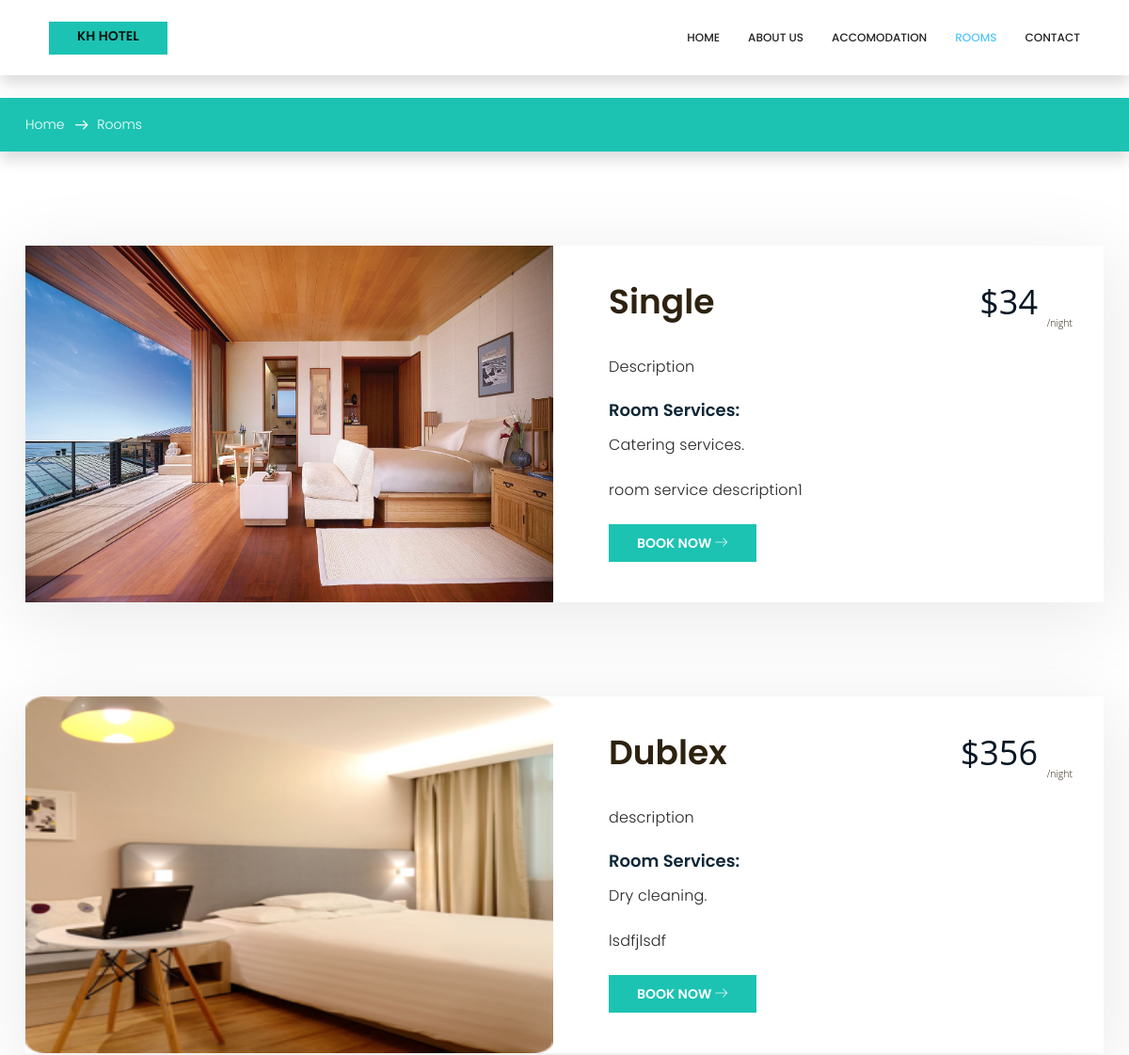
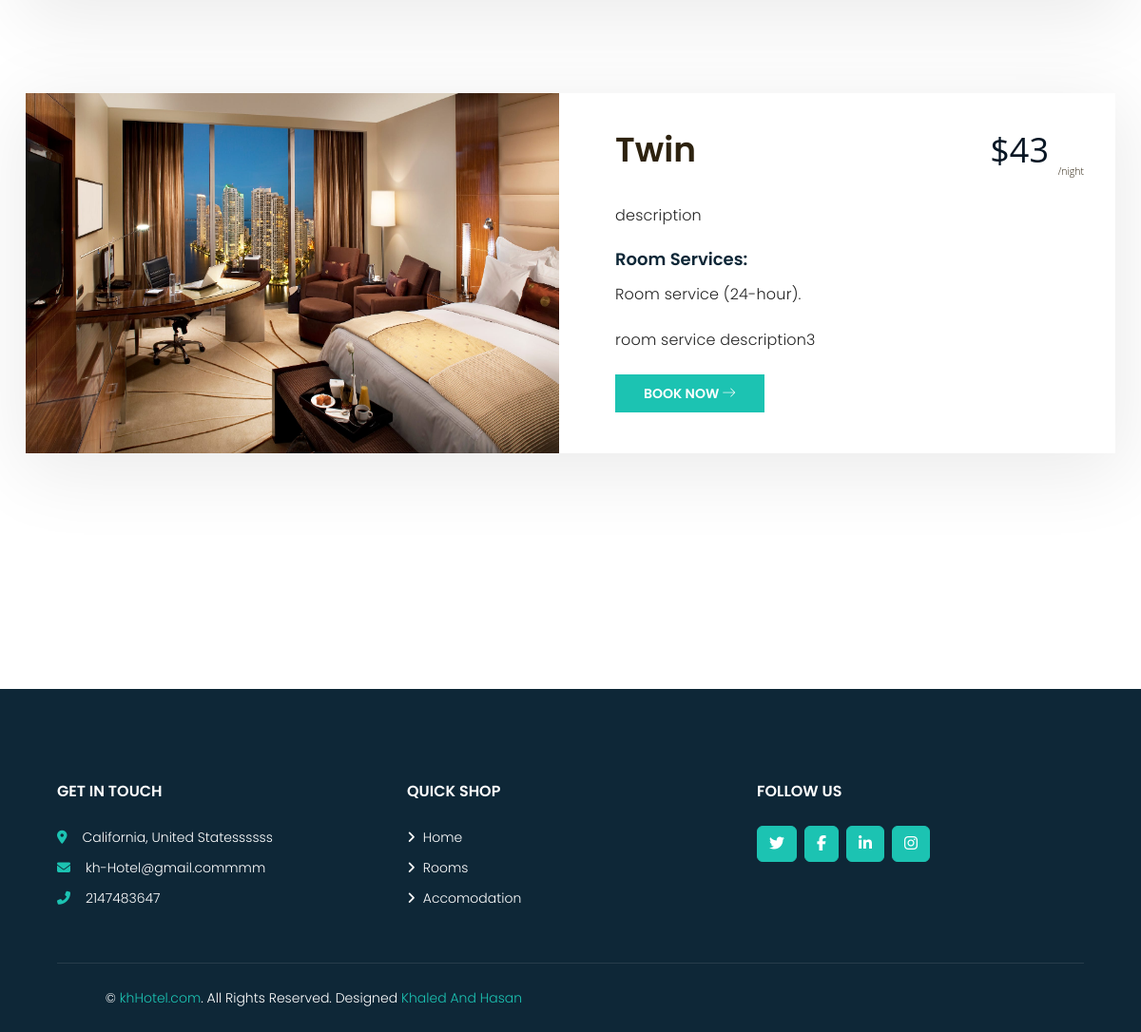
/hotel/rooms.php, run on the app's committed database (2 pictures, top to bottom).
### tables this page shows
CREATE TABLE `rooms` (
  `room_id` int(10) UNSIGNED NOT NULL,
  `room_name` varchar(255) NOT NULL,
  `room_image` varchar(255) NOT NULL,
  `room_number` int(11) NOT NULL,
  `room_type` varchar(255) NOT NULL,
  `price_per_night` int(11) NOT NULL,
  `room_description` varchar(255) NOT NULL
);

CREATE TABLE `services` (
  `service_id` int(10) UNSIGNED NOT NULL,
  `room_id` int(10) UNSIGNED NOT NULL,
  `service_name` varchar(255) NOT NULL,
  `service_description` varchar(255) NOT NULL,
  `service_price` int(11) NOT NULL
);

CREATE TABLE `footer` (
  `footer_id` int(10) UNSIGNED NOT NULL,
  `address` varchar(255) NOT NULL,
  `email` varchar(255) NOT NULL,
  `phone_number` int(25) NOT NULL
);

### hotel/rooms.php (the view, shortened to what this page needs)
<?php
require('common/header.php');
?>
<?php
require('../connect.php');
$sql = "SELECT rooms.*, room_status.*,services.* FROM rooms INNER JOIN room_status ON rooms.room_id = room_status.room_id INNER JOIN services ON rooms.room_id=services.room_id";
$result = $conn->query($sql);
$rooms = $result->fetch_all(MYSQLI_ASSOC);
$sql_footer = "SELECT * from footer";
$result_footer = $conn->query($sql_footer);
$footer = $result_footer->fetch_all(MYSQLI_ASSOC);
?>
<body>
    <?php require('common/navbar.php'); ?>
    <section class="breadcrumb_area mt-4 shadow">
        <div class="container">
            <ol class="breadcrumb mt-3">
                <li><a href="index.php">Home</a></li>
                <li class="active">Rooms</li>
            </ol>
        </div>
    </section>
    <section class="room-section spad">
        <div class="container">
            <?php foreach ($rooms as $k => $room) { ?>
                <div class="rooms-page-item">
                    <div class="row">
                        <div class="col-lg-6">
                            <div class="room-pic-slider ">
                                <div class="single-room-pic" style="border-radius: 0px ;">
                                    <img src="image/rooms/<?php echo $room['room_image'] ?>" width="100%" alt="">
                                </div>
                            </div>
                        </div>
                        <div class="col-lg-6">
                            <div class="room-text">
                                <div class="room-title">
                                    <h2><?php echo $room['room_type'] ?></h2>
                                    <div class="room-price">
                                        <h2>$<?php echo $room['price_per_night'] ?></h2>
                                        <sub>/night</sub>
                                    </div>
                                </div>
                                <div class="room-desc">
                                    <p><?php echo $room['room_description'] ?></p>
                                    <h4>Room Services:</h4>
                                    <p>
                                        <?php echo $room['service_name'] ?>.
                                    </p>
                                    <p>
                                        <?php echo $room['service_description'] ?>
                                    </p>
                                </div>
                                <a href="book.php?room_id=<?php echo $room['room_id']  ?>" class="btn theme_btn button_hover">Book Now <i class="lnr lnr-arrow-right"></i></a>
                            </div>
                        </div>
                    </div>
                </div>
            <?php } ?>
        </div>
    </section>
    <?php require('common/footer.php'); ?>
</body>
</html>

### hotel/common/header.php (shortened to what this page needs)
<!doctype html>
<html lang="en">
<head>
    <link rel="stylesheet" href="css/bootstrap.css">
    <link rel="stylesheet" href="css/bootStrap5.css">
    <link rel="stylesheet" href="vendors/linericon/style.css">
    <link rel="stylesheet" href="css/font-awesome.min.css">
    <link rel="stylesheet" href="vendors/owl-carousel/owl.carousel.min.css">
    <link rel="stylesheet" href="vendors/bootstrap-datepicker/bootstrap-datetimepicker.min.css">
    <link rel="stylesheet" href="vendors/nice-select/css/nice-select.css">
    <link rel="stylesheet" href="vendors/owl-carousel/owl.carousel.min.css">
    <link rel="stylesheet" href="css/style.css">
    <link rel="stylesheet" href="css/responsive.css">
    <link rel="stylesheet" href="css/owl.carousel.min.css">
    <link rel="stylesheet" href="https://cdnjs.cloudflare.com/ajax/libs/font-awesome/6.5.1/css/all.min.css" />
</head>

### hotel/common/navbar.php (shortened to what this page needs)
<header class="header_area shadow">
    <div class="container">
        <nav class="navbar navbar-expand-lg navbar-light">
            <a class="navbar-brand logo_h theme_btn" href="index.php">KH HOTEL</a>
            <div class="collapse navbar-collapse offset" id="navbarSupportedContent">
                <ul class="nav navbar-nav menu_nav ml-auto">
                    <li class="nav-item <?php echo basename($_SERVER['PHP_SELF']) == 'index.php' ? 'active' : ''; ?> "><a class="nav-link" href="index.php">Home</a></li>
                    <li class="nav-item <?php echo basename($_SERVER['PHP_SELF']) == 'about.php' ? 'active' : ''; ?> "><a class="nav-link" href="about.php">About us</a></li>
                    <li class="nav-item <?php echo basename($_SERVER['PHP_SELF']) == 'accomodation.php' ? 'active' : ''; ?> "><a class="nav-link" href="accomodation.php">Accomodation</a></li>
                    <li class="nav-item <?php echo basename($_SERVER['PHP_SELF']) == 'rooms.php' ? 'active' : ''; ?> "><a class="nav-link" href="rooms.php">Rooms</a></li>
                    <li class="nav-item <?php echo basename($_SERVER['PHP_SELF']) == 'contact.php' ? 'active' : ''; ?> "><a class="nav-link" href="contact.php">Contact</a></li>
                </ul>
            </div>
        </nav>
    </div>
</header>

### hotel/common/footer.php
<div class="container-fluid  mt-5 pt-5" style="background-color: #0e2737;">
    <div class="row px-xl-5 pt-5">
        <div class="col-lg-4 col-md-12 mb-5 pr-3 pr-xl-5" style="color: white !important;">
            <h5 class=" text-uppercase mb-4">Get In Touch</h5>
            <p class="mb-2"><i class="fa fa-map-marker-alt text-primary mr-3"></i><?php echo $footer[0]['address'] ?></p>
            <p class="mb-2"><i class="fa fa-envelope text-primary mr-3"></i><?php echo $footer[0]['email'] ?></p>
            <p class="mb-0"><i class="fa fa-phone-alt text-primary mr-3"></i><?php echo $footer[0]['phone_number'] ?></p>
        </div>
        <div class="col-lg-4 col-md-4 mb-5" style="color: white !important;">
            <h5 class="text-white text-uppercase mb-4">Quick Shop</h5>
            <div class="d-flex flex-column justify-content-start">
                <a class="text-white mb-2" href="index.php"><i class="fa fa-angle-right mr-2"></i>Home</a>
                <a class="text-white mb-2" href="rooms.php"><i class="fa fa-angle-right mr-2"></i>Rooms</a>
                <a class="text-white mb-2" href="accomodation.php"><i class="fa fa-angle-right mr-2"></i>Accomodation</a>
            </div>
        </div>
        <div class="col-lg-4 col-md-4 mb-5 " style="color: white !important;">
            <h5 class="text-white text-uppercase mb-4">Follow Us</h5>
            <div class="d-flex align-items-right">
                <a class="btn btn-primary btn-square mr-2 text-right" href="#"><i class="fab fa-twitter"></i></a>
                <a class="btn btn-primary btn-square mr-2 text-right" href="#"><i class="fab fa-facebook-f"></i></a>
                <a class="btn btn-primary btn-square mr-2 text-right" href="#"><i class="fab fa-linkedin-in"></i></a>
                <a class="btn btn-primary btn-square text-right" href="#"><i class="fab fa-instagram"></i></a>
            </div>
        </div>
    </div>
    <div class="row border-top mx-xl-5 py-4" style="border-color: rgba(256, 256, 256, .1) !important;">
        <div class="col-md-6 px-xl-0">
            <p class="mb-md-0 text-center text-md-left text-white">
                &copy; <a class="text-primary" href="#">khHotel.com</a>. All Rights Reserved. Designed
                <span class="text-primary">Khaled And Hasan</span>
            </p>
        </div>
    </div>
</div>

### hotel/css/style.css (style rules this page uses)
a { text-decoration: none; -webkit-transition: all 0.3s ease-in-out; -o-transition: all 0.3s ease-in-out; transition: all 0.3s ease-in-out; }
body { line-height: 24px; font-size: 14px; font-family: "Poppins", sans-serif; font-weight: 300; color: #0e2737; }
section { background: #fff; }
h1, h2, h3, h4, h5, h6 { font-family: "Poppins", sans-serif; font-weight: 600; }
@media (min-width: 1200px) { .container { max-width: 1170px; } }
.theme_btn { font-size: 14px; line-height: 30px; text-transform: uppercase; color: #fff; font-weight: 600; background: #1cc3b2; padding: 5px 30px; }
.theme_btn:before { background: #1cc3b2; }
.button_hover { border-radius: 0px; position: relative; z-index: 1; -webkit-transition: all 0.3s linear; -o-transition: all 0.3s linear; transition: all 0.3s linear; overflow: hidden; border: 0px; display: inline-block; text-align: center; }
.button_hover:before { content: ""; width: 100%; height: 100%; left: 0; top: 0; position: absolute; -webkit-transform: translateX(-100%); -ms-transform: translateX(-100%); transform: translateX(-100%); z-index: -1; background: #0e2737; color: white !important; -webkit-transition: all 0.3s linear; -o-transition: all 0.3s linear; transition: all 0.3s linear; opacity: 0; }
.header_area { top: 0; left: 0; width: 100%; z-index: 20; }
.navbar { padding: 0px; border: 0px; border-radius: 0px; }
.navbar { background: #fff; padding: 0px 25px; }
.navbar .logo_h { padding-top: 0px; }
.navbar .menu_nav .nav-item .nav-link { font: 500 12px/80px "Poppins", sans-serif; color: #222222; text-transform: uppercase; padding: 0px; }
.navbar .menu_nav .nav-item .nav-link:after { display: none; }
.navbar .menu_nav .nav-item:hover .nav-link, .navbar .menu_nav .nav-item.active .nav-link { color: #52c5fd; }
.navbar .menu_nav .nav-item+li { margin-left: 30px; }
.breadcrumb_area { position: relative; background: #1cc3b2; z-index: 1; overflow: hidden; }
.breadcrumb { text-align: center; background: transparent; padding: 0px; display: inline-block; }
.breadcrumb li { display: inline-block; color: #fff; }
.breadcrumb li a { color: #fff; }
.breadcrumb li+li:before { content: "\e87a"; font-family: 'Linearicons-Free'; font-size: 14px; font-weight: 600; vertical-align: middle; margin: 0px 10px 0px 7px; }
b, sup, sub, u, del { color: #f8b600; }
h2 { font-size: 30px; }
h4 { font-size: 18px; }
h5 { font-size: 16px; }
h1, h2, h3, h4, h5, h6 { line-height: 1.5em; }

### hotel/rooms.php (style rules this page uses)
.room-section { padding-bottom: 0; }
.spad { padding-top: 100px; padding-bottom: 100px; }
.rooms-page-item { -webkit-box-shadow: 2px 15px 75px 6px #EBEBEB; box-shadow: 2px 15px 75px 6px #EBEBEB; margin-bottom: 100px; }
.rooms-page-item .room-pic-slider .single-room-pic img { height: 379px; }
.rooms-page-item .room-text { padding-top: 33px; padding-right: 30px; padding-bottom: 34px; }
.rooms-page-item .room-text .room-title { overflow: hidden; margin-bottom: 18px; padding-right: 40px; }
.rooms-page-item .room-text .room-title h2 { float: left; font-size: 36px; color: #2d220f; }
.rooms-page-item .room-text .room-title .room-price { float: right; position: relative; }
.rooms-page-item .room-text .room-title .room-price h2 { font-size: 36px; color: #081624; font-family: "Open Sans", sans-serif; font-weight: 400; }
.rooms-page-item .room-text .room-title .room-price sub { position: absolute; right: -37px; bottom: 13px; color: #2d220f; font-family: "Open Sans", sans-serif; font-weight: 300; }
.rooms-page-item .room-text .room-desc { margin-bottom: 20px; }
.rooms-page-item .room-text .room-desc p { font-size: 16px; color: #242424; line-height: 32px; letter-spacing: 0.2px; }
.rooms-page-item .room-text { padding-left: 35px; }
.rooms-page-item .room-text .room-desc p { line-height: 24px; }

### data on the page
rooms: room_image (picture), room_type "Single", price_per_night "34", room_description "Description", services.service_name "Catering services", services.service_description "room service description1"
rooms: room_image (picture), room_type "Dublex", price_per_night "356", room_description "description", services.service_name "Dry cleaning", services.service_description "lsdfjlsdf"
rooms: room_image (picture), room_type "Twin", price_per_night "43", room_description "description", services.service_name "Room service (24-hour)", services.service_description "room service description3"
footer: address "California, United Statessssss", email "kh-Hotel@gmail.commmm", phone_number "2147483647"
